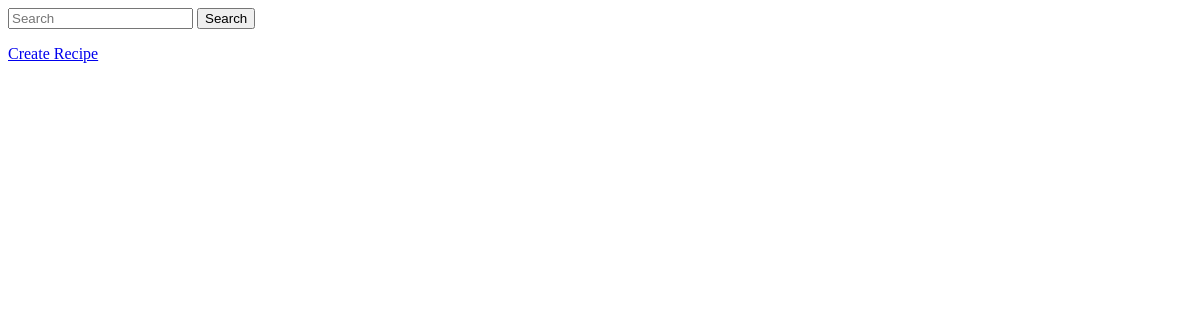
The page /recipepost/ (signed in) on the database as committed earlier.
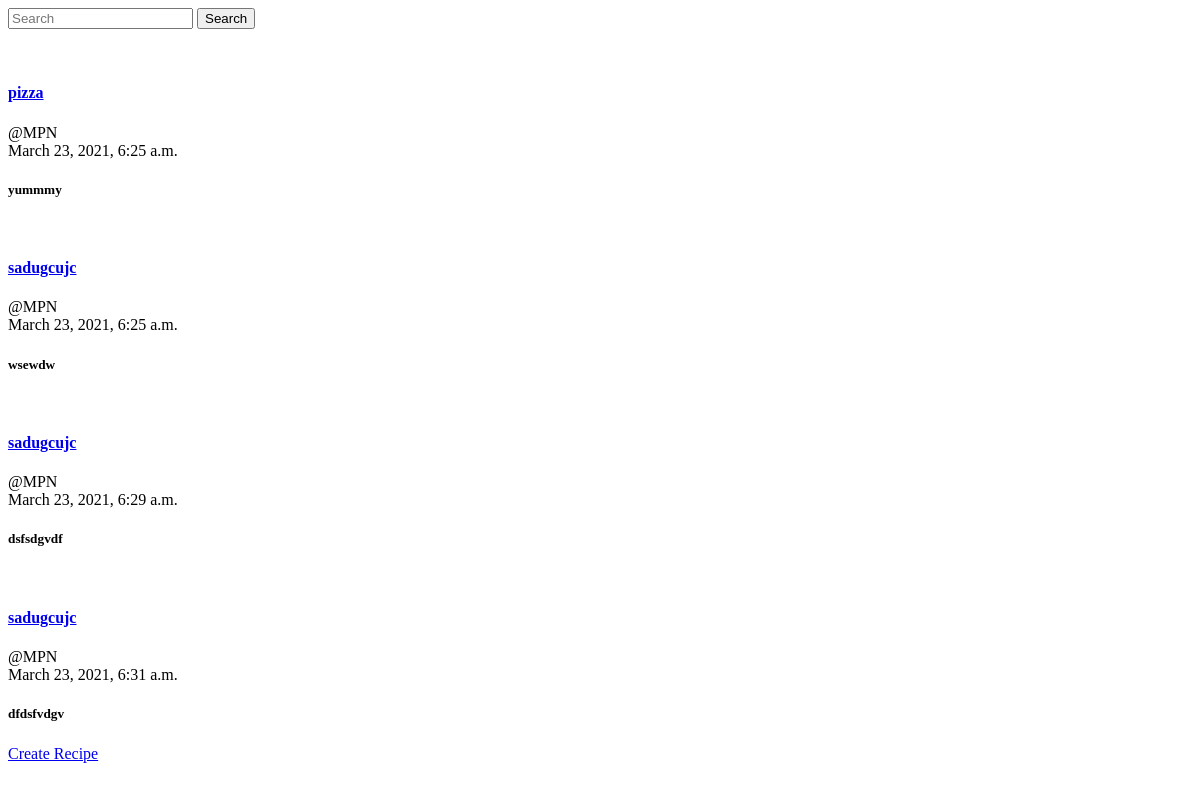
The same page on the database as committed later.
### recipepost/models.py (models this page shows, shortened)
class Recipepost(models.Model):
    sno=models.AutoField(primary_key=True)
    title = models.CharField(max_length=100)
    recipe = models.TextField()
    photos = models.ImageField(default="p1.png",upload_to="images2/%y",null=True, blank=True)
    date_created = models.DateTimeField(default=now)
    user = models.ForeignKey(User,on_delete=models.CASCADE)

### recipepost/views.py (the view)
# urls.py: path('recipepost/', include('recipepost.urls')),
@login_required
def recipepost(request):
    form = Recipepost.objects.all()
    return render(request,'recipepost/recipepost.html', {'form':form})

### recipepost/templates/recipepost/recipepost.html
<form method="GET" action="{% url 'search' %}" >
    <input type="search" placeholder="Search" aeia-label="search" name="query" id="query">
    <button type="submit">Search</button>
</form>
{% for i in form %}
<div class="jumbotron text-center">
<a href="{% url 'dpost' i.sno %}"><br><h4>{{ i.title|safe|truncatechars:50 }}</h4></a>
@{{ i.user }}<br>{{ i.date_created }}
<h5>{{ i.recipe|safe|truncatechars:100 }}</h5>
</div>
{% endfor %}
<div class="jumbotron text-center">
    <div class="btn-group btn-group-lg ">
    <a href="{% url 'cpost' %}" class="btn btn-dark"> Create Recipe</a>
<br>
<br>
</div>

Rows that differ between the two databases and show on the page:
added Recipepost: title "pizza", user "MPN", date_created "March 23, 2021, 6:25 a.m.", recipe "yummmy"
added Recipepost: title "sadugcujc", user "MPN", date_created "March 23, 2021, 6:25 a.m.", recipe "wsewdw"
added Recipepost: title "sadugcujc", user "MPN", date_created "March 23, 2021, 6:29 a.m.", recipe "dsfsdgvdf"
added Recipepost: title "sadugcujc", user "MPN", date_created "March 23, 2021, 6:31 a.m.", recipe "dfdsfvdgv"
